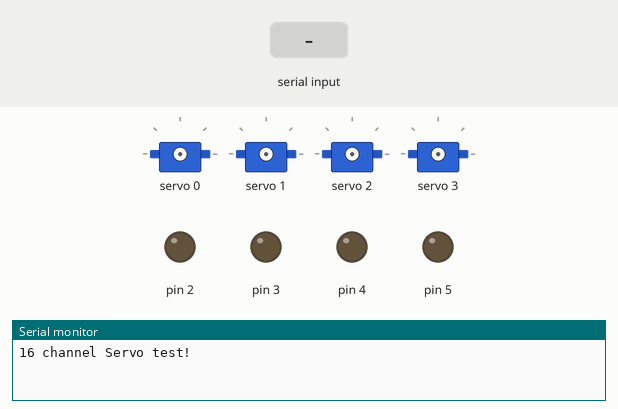
Recording of a sketch running on a simulated Arduino Uno, built with avr-gcc and run on an emulated ATmega328P. On the bench: 4 × servo, output pins drawn as LEDs (lit = HIGH), the last lines printed to the serial monitor. The test bench sets the inputs (shaded band).

Above: at 1.2 s.
1.3 s: "90,45,200\n" received over the second serial link
2.8 s: "30,150,10\n" received over the second serial link
At 3.4 s:
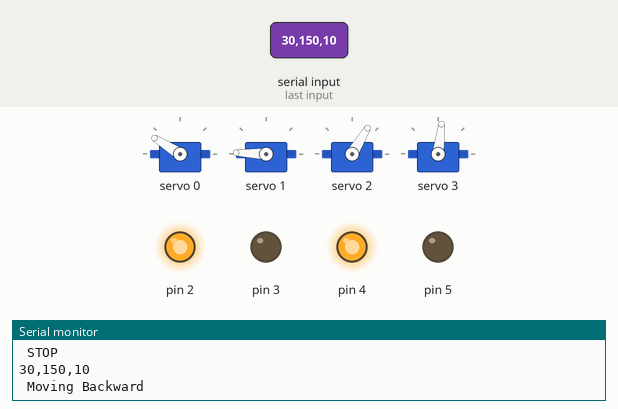
4.3 s: "90,45\n" received over the second serial link
At 5.3 s:
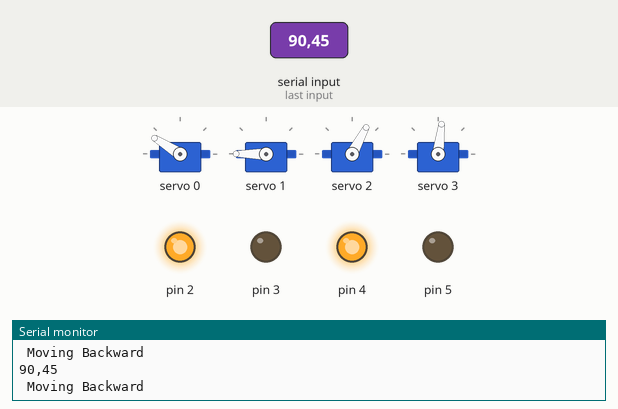
5.8 s: "30,150\n" received over the second serial link
At 6.9 s:
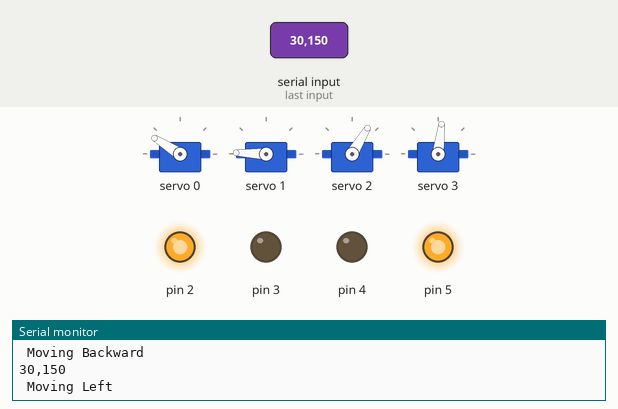
7.3 s: "90,45,200,10\n" received over the second serial link
At 8.1 s:
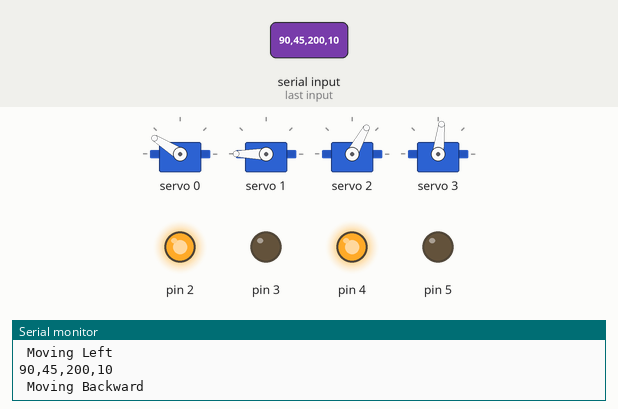
8.8 s: "5\n" received over the second serial link
At 9.2 s:
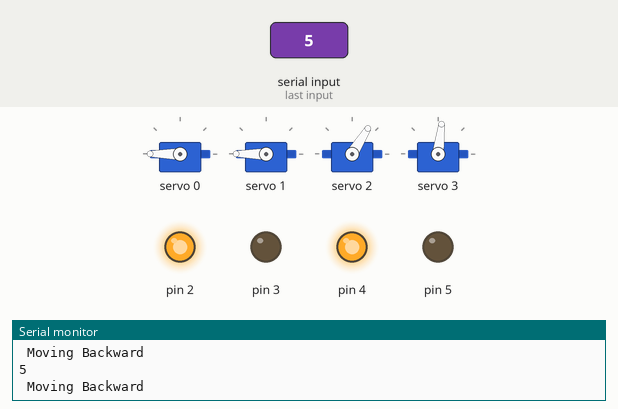
Timing chart, 0 to 11.3 s (numbered marks = the images above; inputs shaded):
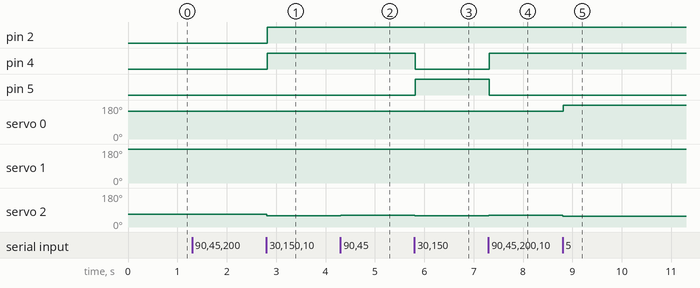

The sketch:

pick_and_place_robot_spinel_crux_l2_arduino.ino
```cpp
#include <SoftwareSerial.h>
#include <Wire.h>
#include <Adafruit_PWMServoDriver.h>
#include <movingAvg.h>
movingAvg avgy(10);
movingAvg avgx(10);
SoftwareSerial HC12(10, 11);


int x,sx;
int y,sy;
int lr;
int bf;
int sw;
String input;
int boundLow;
int boundHigh;
const char delimiter = ',';

Adafruit_PWMServoDriver pwm = Adafruit_PWMServoDriver();

#define MIN_PULSE_WIDTH 650
#define MAX_PULSE_WIDTH 2350
#define DEFAULT_PULSE_WIDTH 1500
#define FREQUENCY 50

uint8_t servonum = 0;

void setup() {
avgy.begin();
avgx.begin();

Serial.begin(9600);
HC12.begin(9600);
pinMode (2, OUTPUT);
pinMode (3, OUTPUT);
pinMode (4, OUTPUT);
pinMode (5, OUTPUT);

Serial.println("16 channel Servo test!");
pwm.begin();
pwm.setPWMFreq(FREQUENCY);
}

int pulseWidth(int angle)
{
int pulse_wide, analog_value;
pulse_wide = map(angle, 0, 180, MIN_PULSE_WIDTH, MAX_PULSE_WIDTH);
analog_value = int(float(pulse_wide) / 1000000 * FREQUENCY * 4096);
//Serial.println(analog_value);
return analog_value;
}

void loop() {

  if(HC12.available())
  {
  input = HC12.readStringUntil('\n');
  if (input.length() > 0)
      {
        Serial.println(input);

       boundLow = input.indexOf(delimiter);
        x = input.substring(0, boundLow).toInt();

        boundHigh = input.indexOf(delimiter, boundLow+1);
        y = input.substring(boundLow+1, boundHigh).toInt();

        boundLow = input.indexOf(delimiter, boundHigh+1);
        lr = input.substring(boundHigh+1, boundLow).toInt();

        boundHigh = input.indexOf(delimiter, boundLow+1);
        bf = input.substring(boundLow+1, boundHigh).toInt();

        sw = input.substring(boundHigh+1).toInt();

sx=map(x, 500, 200, 200, 100);
int ay = avgx.reading(sx);   // calculate the moving average

sy=map(y, 500, 200, 10, 140);
int ax = avgy.reading(sy);


pwm.setPWM(0, 0, pulseWidth(150));
pwm.setPWM(1, 0, pulseWidth(ax));
pwm.setPWM(2, 0, pulseWidth(ay));
pwm.setPWM(3, 0, pulseWidth(80));
delay(10);

}

//Hand Close/Open
if (sw <= 10)
{
pwm.setPWM(0, 0, pulseWidth(200));
}

if (sw >= 10)
{
pwm.setPWM(0, 0, pulseWidth(150));
}


//Robot Movement
if (bf <= 50)
{
forward();
}
else if (bf >= 900)
{

backward();
}

else if (lr <= 50)
{
right();
}
else if (lr >= 900)
{

left();
}
else
{
stop();
}
}
}


void backward() {
digitalWrite(2, LOW);
digitalWrite(3, HIGH);
digitalWrite(4, LOW);
digitalWrite(5, HIGH);
Serial.println(" Moving Forward");
}

void forward() {
digitalWrite(2, HIGH);
digitalWrite(3, LOW);
digitalWrite(4, HIGH);
digitalWrite(5, LOW);
Serial.println(" Moving Backward");
}

void stop() {
digitalWrite(2, LOW);
digitalWrite(3, LOW);
digitalWrite(4, LOW);
digitalWrite(5, LOW);
Serial.println(" STOP ");
}

void right() {
digitalWrite(2, HIGH);
digitalWrite(3, LOW);
digitalWrite(4, LOW);
digitalWrite(5, HIGH);
Serial.println(" Moving Left");
}

void left() {
digitalWrite(2, LOW);
digitalWrite(3, HIGH);
digitalWrite(4, HIGH);
digitalWrite(5, LOW);
Serial.println(" Moving Right");
}
```

Measured:
- after the input at 2.8 s, pin 2, pin 4: LOW → HIGH at once; servo 1: 180° → 178° at once; servo 2: 68° → 59° at once
- after the input at 4.3 s, servo 1: 178° → 180° at once; servo 2: 59° → 62° at once
- after the input at 5.8 s, pin 4: HIGH → LOW at once; pin 5: LOW → HIGH at once; servo 1: 180° → 178° at once; servo 2: 62° → 59° at once
- after the input at 7.3 s, pin 4: LOW → HIGH at once; pin 5: HIGH → LOW at once; servo 1: 178° → 180° at once; servo 2: 59° → 61° at once
- after the input at 8.8 s, servo 0: 148° → 180° at once; servo 2: 61° → 58° at once
